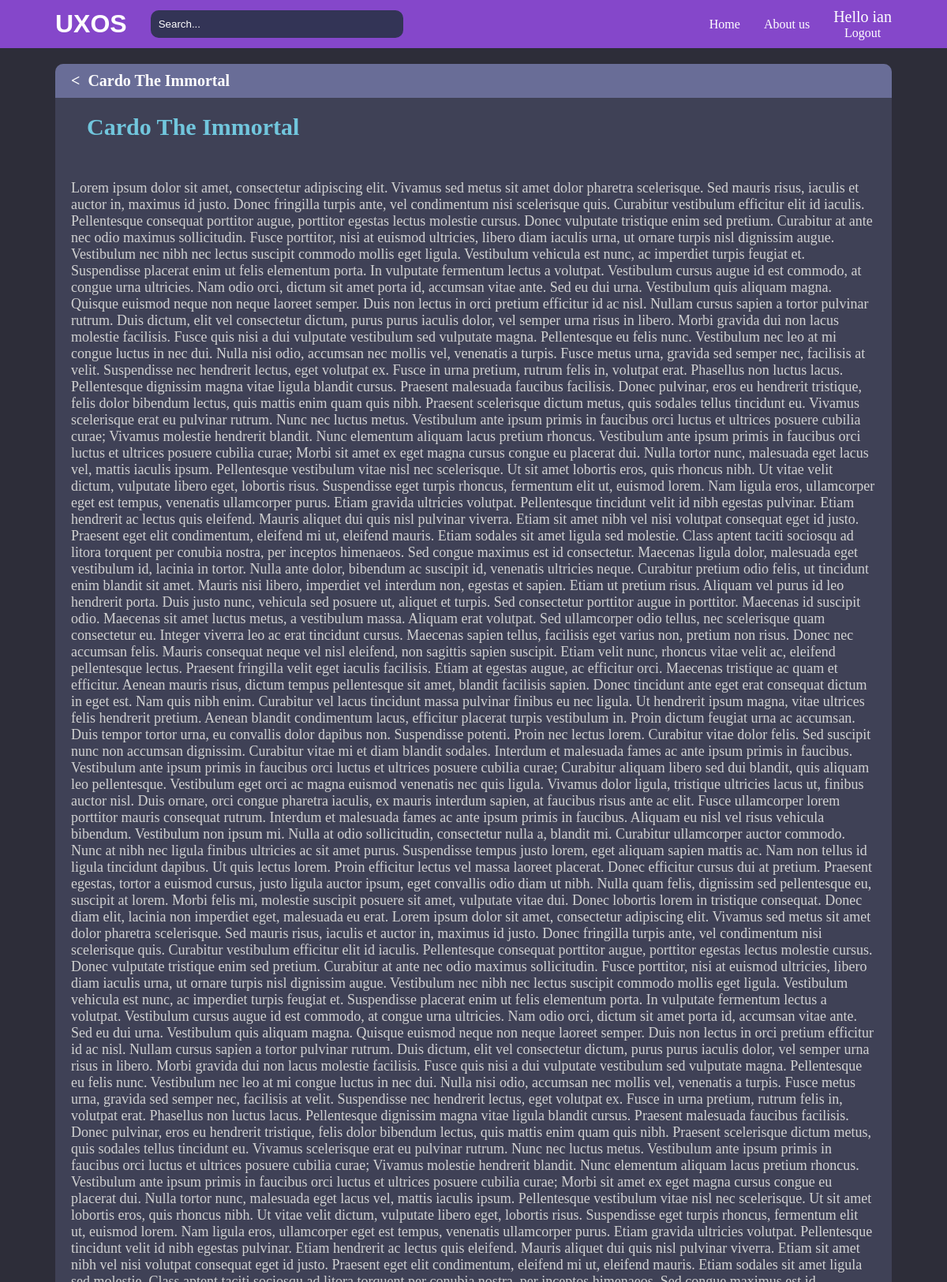
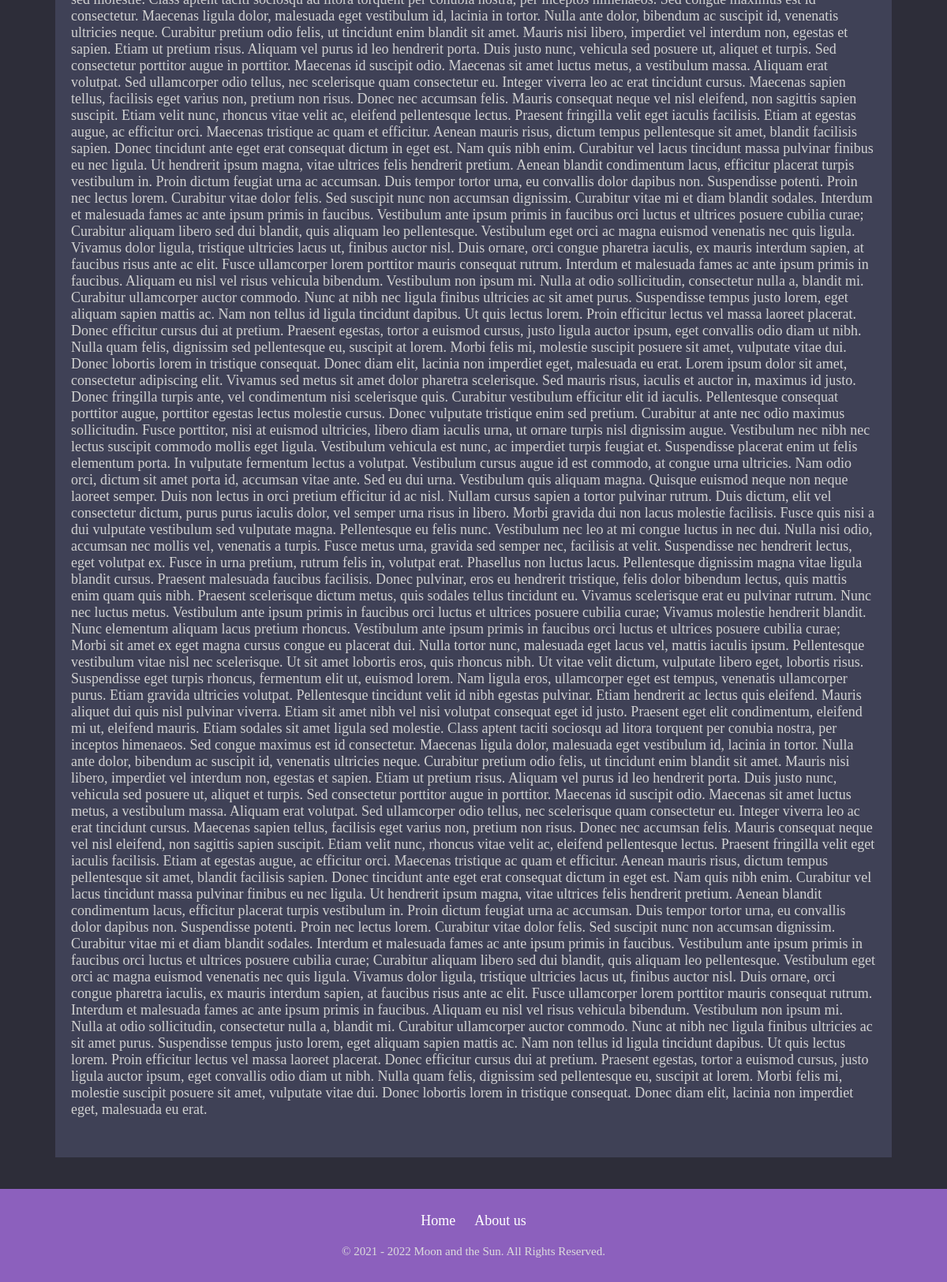
Page /room/10/ (signed in) on the committed database (2 pictures, top to bottom).
### base/models.py (models this page shows, shortened)
class Room(models.Model):
    host = models.ForeignKey(User, on_delete=models.CASCADE, null=True)
    topic = models.ForeignKey(Topic, on_delete=models.CASCADE, null=True)
    name = models.CharField(max_length=200)
    desription = models.TextField(null=True, blank=True)
    participants = models.ManyToManyField(
        User, related_name='participants', blank=True)
    update = models.DateTimeField(auto_now=True)
    create = models.DateField(auto_now_add=True)
    class Meta:
        ordering = ['-update', '-create']

### base/views.py (the view, shortened to what this page needs)
# urls.py: path('room/<str:pk>/', views.room, name='room'),
def room(request, pk):
    room = Room.objects.get(id=pk)
    messages_room = room.message_set.all().order_by('create')
    context = {'room': room, 'messages_room': messages_room}
    return render(request, 'base/room.html', context)

### base/templates/base/room.html (shortened to what this page needs)
{% extends 'main.html' %}
 {% block content %}
 <div class="room-container">
    <div class="content">
        <div class="line1">
            <a href="{% url 'home' %}"><</a>
            <h1>{{room.name}}</h1>
        </div>
        <div class="line2">
            <h1>{{room.name}}</h1>
            <div class="details">
                <p>{{room.desription}}</p>
            </div>
        </div>
    </div>
</div>
 {% endblock content %}

### templates/navar.html (shortened to what this page needs)
<div class="continer-navar">
    <div class="content">
        <div class="left">
            <div class="logo">
                <a href="{% url 'home' %}"><h1>UXOS</h1></a>
            </div>
            <div class="search">
                <form method="GET" action="">
                    <input type="text" name="q" placeholder="Search...">
                </form>
            </div>
        </div>
        <div class="right_right">
            <div class= "about_us homm">
                <a href="{% url 'welcome' %}">Home</a>
            </div>
            <div class= "about_us">
                <a href="{% url 'about-us' %}">About us</a>
            </div>
            <div class="right">
                <div class="loggg">
                    {% if request.user.is_authenticated %}
                    <p>Hello {{request.user}}</p>
                    <a class="logt" href="{% url 'logout' %}">Logout</a>
                    {% else %}
                    <a class="log" href="{% url 'login' %}">Login</a>
                    {% endif %}
                </div>
            </div>
        </div>
    </div>
</div>

### templates/navar.html (style rules this page uses)
* { padding: 0; margin: 0; }
.continer-navar { background-color: #8547CA; margin-bottom: 10px; }
.continer-navar .content { display: flex; justify-content: space-between; padding: 10px 70px; align-items: center; }
.right_right { display: flex; align-items: center; }
.continer-navar .content .logo h1 { color: white; font-family: 'Lucida Sans', 'Lucida Sans Regular', 'Lucida Grande', 'Lucida Sans Unicode', Geneva, Verdana, sans-serif; }
.continer-navar .content .logo a { text-decoration: none; }
.continer-navar .content .left { display: flex; align-items: center; }
.continer-navar .content .left .search { margin-left: 30px; }
.continer-navar .content .left .search input { width: 300px; padding: 10px 10px; outline: none; background-color: #333456; border: none; border-radius: 10px; color: white; }
::placeholder { color: white; }
.right { display: flex; text-align: center; }
.right a { color: rgb(255, 255, 255); text-decoration: none; }
.about_us { margin-right: 30px; }
.about_us a { color: rgb(255, 255, 255); text-decoration: none; right: 100px; }
.right p { color: white; font-size: 20px; }

### base/templates/base/room.html (style rules this page uses)
.room-container { padding: 10px 70px; }
.room-container .content { background-color: #3F4156; border-top-left-radius: 10px; border-top-right-radius: 10px; }
.room-container h1 { color: white; font-size: 20px; }
.room-container .line1 { display: flex; background-color: #696D97; border-top-left-radius: 10px; border-top-right-radius: 10px; padding-left: 20px; align-items: center; }
.room-container .line1 a { color: white; text-decoration: none; font-size: 20px; font-weight: bolder; padding: 10px 0; margin-right: 10px; }
.room-container .line2 h1 { padding: 20px 20px; font-size: 30px; margin-left: 20px; color: #71C6DD; }
.room-container .details { margin-top: 20px; padding: 10px 20px 50px 20px; }
.room-container .details p { color: rgb(209, 209, 209); font-size: 18px; }

### templates/main.html (style rules this page uses)
body { background-color: #2D2D39; }

### rows in the picture
Room: name "Cardo The Immortal", desription "Lorem ipsum dolor sit amet, consectetur adipiscing elit. Vivamus sed metus sit amet dolor pharetra scelerisque. Sed mauris risus, iaculis et auctor in, maximus id justo. Donec fringilla turpis ante, vel condimentum nisi scelerisque quis. Curabitur vestibulum efficitur elit id iaculis. Pellentesque consequat porttitor augue, porttitor egestas lectus molestie cursus. Donec vulputate tristique enim sed pretium. Curabitur at ante nec odio maximus sollicitudin. Fusce porttitor, nisi at euismod ultricies, libero diam iaculis urna, ut ornare turpis nisl dignissim augue. Vestibulum nec nibh nec lectus suscipit commodo mollis eget ligula. Vestibulum vehicula est nunc, ac imperdiet turpis feugiat et.…"

### other values in the picture
{{ request.user }} "ian"
